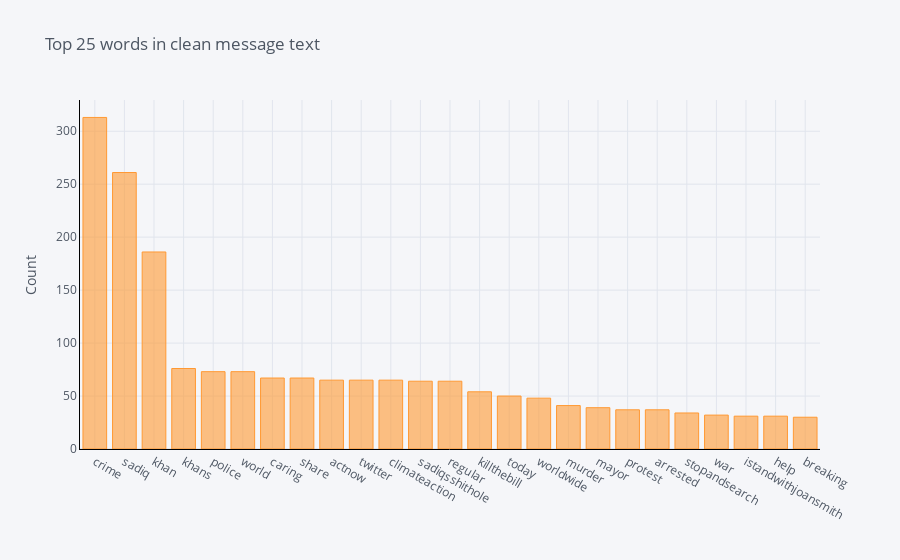
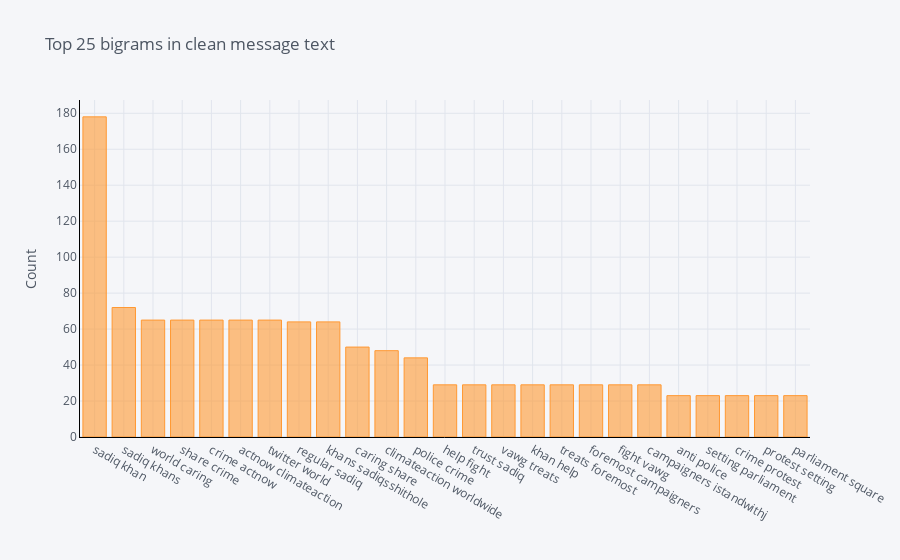
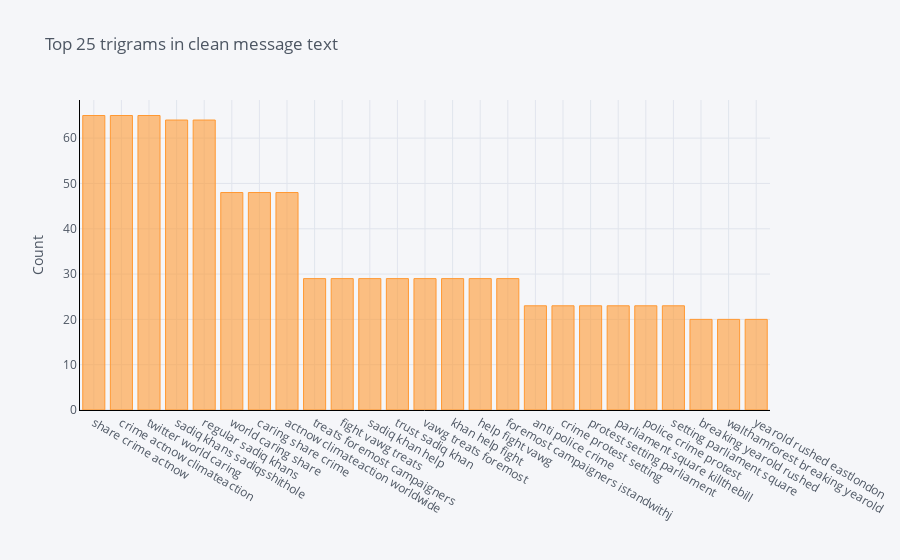

These figures' notebook cell, in order:
### Code cell
tw_nlp.plot_ngrams(pruned_tweets[pruned_tweets.target==0], 'Clean_MessageText')

### Figure 1 — Plotly figure (JSON) as saved in the notebook; plotly's stock layout.template omitted (floating-point values rounded to 4 significant figures)
{"data": [{"marker": {"color": "rgba(255, 153, 51, 0.6)", "line": {"color": "rgba(255, 153, 51, 1.0)", "width": 1}}, "name": "count", "orientation": "v", "text": "", "type": "bar", "x": ["crime", "sadiq", "khan", "khans", "police", "world", "caring", "share", "actnow", "twitter", "climateaction", "sadiqsshithole", "regular", "killthebill", "today", "worldwide", "murder", "mayor", "protest", "arrested", "stopandsearch", "war", "istandwithjoansmith", "help", "breaking"], "y": [313, 261, 186, 76, 73, 73, 67, 67, 65, 65, 65, 64, 64, 54, 50, 48, 41, 39, 37, 37, 34, 32, 31, 31, 30]}], "layout": {"legend": {"bgcolor": "#F5F6F9", "font": {"color": "#4D5663"}}, "paper_bgcolor": "#F5F6F9", "plot_bgcolor": "#F5F6F9", "title": {"font": {"color": "#4D5663"}, "text": "Top 25 words in clean message text"}, "xaxis": {"gridcolor": "#E1E5ED", "linecolor": "black", "showgrid": true, "tickfont": {"color": "#4D5663"}, "title": {"font": {"color": "#4D5663"}, "text": ""}, "zerolinecolor": "#E1E5ED"}, "yaxis": {"gridcolor": "#E1E5ED", "linecolor": "black", "showgrid": true, "tickfont": {"color": "#4D5663"}, "title": {"font": {"color": "#4D5663"}, "text": "Count"}, "zerolinecolor": "#E1E5ED"}}}

### Figure 2 — Plotly figure (JSON) as saved in the notebook; plotly's stock layout.template omitted (floating-point values rounded to 4 significant figures)
{"data": [{"marker": {"color": "rgba(255, 153, 51, 0.6)", "line": {"color": "rgba(255, 153, 51, 1.0)", "width": 1}}, "name": "count", "orientation": "v", "text": "", "type": "bar", "x": ["sadiq khan", "sadiq khans", "world caring", "share crime", "crime actnow", "actnow climateaction", "twitter world", "regular sadiq", "khans sadiqsshithole", "caring share", "climateaction worldwide", "police crime", "help fight", "trust sadiq", "vawg treats", "khan help", "treats foremost", "foremost campaigners", "fight vawg", "campaigners istandwithj", "anti police", "setting parliament", "crime protest", "protest setting", "parliament square"], "y": [178, 72, 65, 65, 65, 65, 65, 64, 64, 50, 48, 44, 29, 29, 29, 29, 29, 29, 29, 29, 23, 23, 23, 23, 23]}], "layout": {"legend": {"bgcolor": "#F5F6F9", "font": {"color": "#4D5663"}}, "paper_bgcolor": "#F5F6F9", "plot_bgcolor": "#F5F6F9", "title": {"font": {"color": "#4D5663"}, "text": "Top 25 bigrams in clean message text"}, "xaxis": {"gridcolor": "#E1E5ED", "linecolor": "black", "showgrid": true, "tickfont": {"color": "#4D5663"}, "title": {"font": {"color": "#4D5663"}, "text": ""}, "zerolinecolor": "#E1E5ED"}, "yaxis": {"gridcolor": "#E1E5ED", "linecolor": "black", "showgrid": true, "tickfont": {"color": "#4D5663"}, "title": {"font": {"color": "#4D5663"}, "text": "Count"}, "zerolinecolor": "#E1E5ED"}}}

### Figure 3 — Plotly figure (JSON) as saved in the notebook; plotly's stock layout.template omitted (floating-point values rounded to 4 significant figures)
{"data": [{"marker": {"color": "rgba(255, 153, 51, 0.6)", "line": {"color": "rgba(255, 153, 51, 1.0)", "width": 1}}, "name": "count", "orientation": "v", "text": "", "type": "bar", "x": ["share crime actnow", "crime actnow climateaction", "twitter world caring", "sadiq khans sadiqsshithole", "regular sadiq khans", "world caring share", "caring share crime", "actnow climateaction worldwide", "treats foremost campaigners", "fight vawg treats", "sadiq khan help", "trust sadiq khan", "vawg treats foremost", "khan help fight", "help fight vawg", "foremost campaigners istandwithj", "anti police crime", "crime protest setting", "protest setting parliament", "parliament square killthebill", "police crime protest", "setting parliament square", "breaking yearold rushed", "walthamforest breaking yearold", "yearold rushed eastlondon"], "y": [65, 65, 65, 64, 64, 48, 48, 48, 29, 29, 29, 29, 29, 29, 29, 29, 23, 23, 23, 23, 23, 23, 20, 20, 20]}], "layout": {"legend": {"bgcolor": "#F5F6F9", "font": {"color": "#4D5663"}}, "paper_bgcolor": "#F5F6F9", "plot_bgcolor": "#F5F6F9", "title": {"font": {"color": "#4D5663"}, "text": "Top 25 trigrams in clean message text"}, "xaxis": {"gridcolor": "#E1E5ED", "linecolor": "black", "showgrid": true, "tickfont": {"color": "#4D5663"}, "title": {"font": {"color": "#4D5663"}, "text": ""}, "zerolinecolor": "#E1E5ED"}, "yaxis": {"gridcolor": "#E1E5ED", "linecolor": "black", "showgrid": true, "tickfont": {"color": "#4D5663"}, "title": {"font": {"color": "#4D5663"}, "text": "Count"}, "zerolinecolor": "#E1E5ED"}}}
